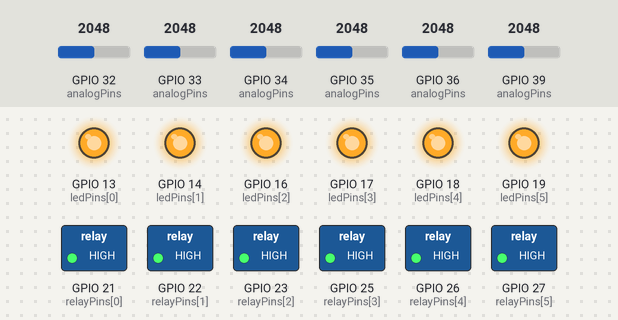
Bench run of a sketch on a simulated ESP32. Parts: switched loads named in the sketch (green lamp = pin HIGH), output pins drawn as LEDs (lit = HIGH). Dashed ring = blinking. The test bench sets the inputs (shaded band); at power-on: GPIO 32 (analogPins) = 2048, GPIO 33 (analogPins) = 2048, GPIO 34 (analogPins) = 2048, GPIO 35 (analogPins) = 2048, GPIO 36 (analogPins) = 2048, GPIO 39 (analogPins) = 2048. WiFi joins after 1.5 s; servers stay silent unless stated; uploads are accepted with an empty reply; what the sketch prints to the serial monitor is not drawn.

Above: at 4.8 s.
4.9 s: GPIO 32 (analogPins) set to 2242
7.1 s: GPIO 32 (analogPins) set to 2359
At 8.3 s:
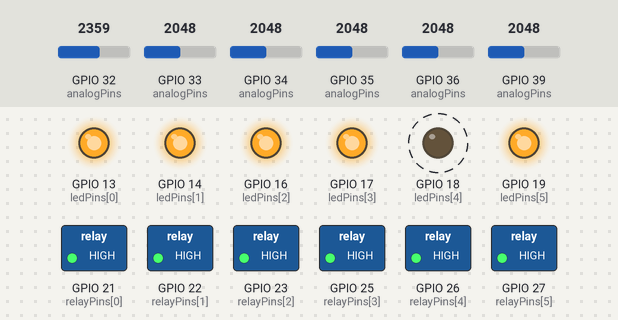
10.1 s: GPIO 33 (analogPins) set to 2230
13.1 s: GPIO 33 (analogPins) set to 2372
At 14.3 s:
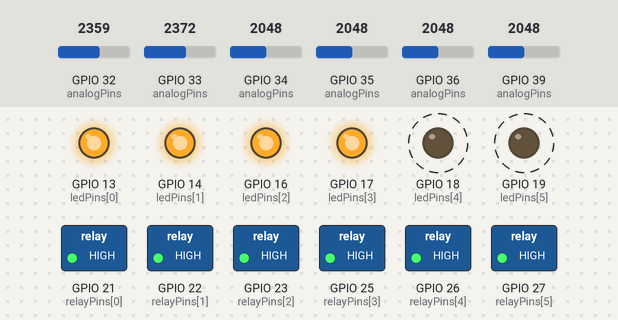
16.1 s: GPIO 34 (analogPins) set to 2259
19.1 s: GPIO 34 (analogPins) set to 2355
At 20.68 s:
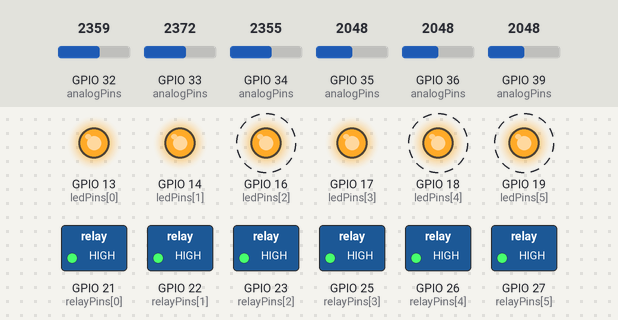
Timing chart, 0 to 23.1 s (numbered marks = the images above; inputs shaded):
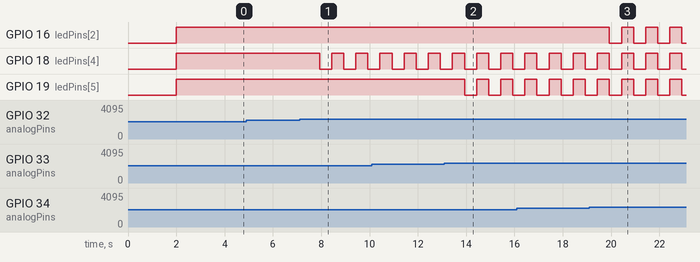

Measured:
- the behaviour switches between 2303 and 2304 on GPIO 32 (analogPins) (found by bisection; images 0 and 1)
- the behaviour switches between 2303 and 2304 on GPIO 33 (analogPins) (found by bisection; images 1 and 2)
- the behaviour switches between 2303 and 2304 on GPIO 34 (analogPins) (found by bisection; images 2 and 3)
- after the input at 4.9 s, every drawn part: stays the same
- after the input at 7.1 s, GPIO 18 (ledPins[4]): alternates HIGH for 0.50 s and LOW for 0.50 s, starting after 0.83 s
- after the input at 13.1 s, GPIO 19 (ledPins[5]): alternates HIGH for 0.50 s and LOW for 0.50 s, starting after 0.83 s
- after the input at 19.1 s, GPIO 16 (ledPins[2]): alternates HIGH for 0.50 s and LOW for 0.50 s, starting after 0.83 s

The sketch:

main.ino
```cpp
#include <WiFi.h>
#include <HTTPClient.h>
#include <ArduinoJson.h>
#include "config.h"


const int ledPins[6] = {13, 14, 16, 17, 18, 19};
const int relayPins[6] = {21, 22, 23, 25, 26, 27};
const int analogPins[6] = {36, 39, 34, 35, 32, 33};

const float dividerRatio = 0.64;

const float minVoltageThreshold = 2.9;
const float fullVoltageThreshold = 3.9;

float batteryVoltages[6] = {0, 0, 0, 0, 0, 0};

unsigned long previousMillisVolt = 0;
long voltInterval = 1000;

unsigned long previousMillisBlink = 0;
const long blinkInterval = 500;
bool blinkState = false;

float getStableVoltage(int pin) {
  const int NUM_SAMPLES = 10;
  int samples[NUM_SAMPLES];

  for (int i = 0; i < NUM_SAMPLES; i++) {
    samples[i] = analogRead(pin);
    delay(2);
  }

  for (int i = 0; i < NUM_SAMPLES - 1; i++) {
    for (int j = i + 1; j < NUM_SAMPLES; j++) {
      if (samples[i] > samples[j]) {
        int temp = samples[i];
        samples[i] = samples[j];
        samples[j] = temp;
      }
    }
  }

  long sum = 0;
  for (int i = 2; i < NUM_SAMPLES - 2; i++) {
    sum += samples[i];
  }

  float averageRaw = sum / (float)(NUM_SAMPLES - 4);

  float pinVoltage = (averageRaw / 4095.0) * 3.3;
  float realVoltage = pinVoltage / dividerRatio;

  return realVoltage;
}

void setup() {
  delay(2000);

  Serial.begin(115200);

  for (int i = 0; i < 6; i++) {
    pinMode(ledPins[i], OUTPUT);
    digitalWrite(ledPins[i], HIGH);
    pinMode(relayPins[i], OUTPUT);
    digitalWrite(relayPins[i], HIGH);
  }

  Serial.print("Connecting to Wi-Fi");

  WiFi.mode(WIFI_STA);
  WiFi.disconnect();
  delay(100);

  WiFi.begin(ssid, password);

  while (WiFi.status() != WL_CONNECTED) {
    delay(500);
    Serial.print(".");
  }
  Serial.println("\nConnected!");
}

void loop() {

  if (WiFi.status() != WL_CONNECTED) {
    WiFi.reconnect();
  }


  unsigned long currentMillis = millis();

  if (currentMillis - previousMillisBlink >= blinkInterval) {
    previousMillisBlink = currentMillis;
    blinkState = !blinkState;
  }

  for (int i = 0; i < 6; i++) {
    if (batteryVoltages[i] == 0.0) {
      digitalWrite(ledPins[i], HIGH);
    }
    else if (batteryVoltages[i] >= fullVoltageThreshold) {
      digitalWrite(ledPins[i], LOW);
    }
    else {
      digitalWrite(ledPins[i], blinkState ? LOW : HIGH);
    }
  }

  if (currentMillis - previousMillisVolt >= voltInterval) {
    previousMillisVolt = currentMillis;

    String jsonPayload = "{";

    for (int i = 0; i < 6; i++) {
      float realVoltage = getStableVoltage(analogPins[i]);

      if (realVoltage < minVoltageThreshold) {
        realVoltage = 0.0;
      }

      batteryVoltages[i] = realVoltage;

      jsonPayload += "\"v" + String(i+1) + "\":" + String(realVoltage);
      if(i < 5) jsonPayload += ", ";
    }
    jsonPayload += "}";

    if(WiFi.status() == WL_CONNECTED) {
      HTTPClient http;
      http.begin(serverName);
      http.addHeader("Content-Type", "application/json");

      int httpResponseCode = http.POST(jsonPayload);

      if (httpResponseCode > 0) {
        String response = http.getString();
        StaticJsonDocument<256> doc;
        DeserializationError error = deserializeJson(doc, response);

        if (!error) {
          if (doc.containsKey("interval")) {
            voltInterval = doc["interval"].as<long>();
          }

          String command = doc["command"];
          if (command != "none") {
            int relayNum = command.toInt();
            if (relayNum >= 1 && relayNum <= 6) {
              int relayIndex = relayNum - 1;

              Serial.print(">>> RELAY PULSE: ");
              Serial.println(relayNum);

              digitalWrite(relayPins[relayIndex], LOW);
              delay(100);
              digitalWrite(relayPins[relayIndex], HIGH);
            }
          }
        }
      }
      http.end();
    }
  }
}
```

config.h
```cpp
#ifndef SECRETS_H
#define SECRETS_H

// ============================================================
// KONFIGURÁCIA – SKOPÍRUJTE TENTO SÚBOR AKO config.h
// a vyplňte vlastné hodnoty.
// ============================================================

const char* ssid       = "qwer";
const char* password   = "12345678";
const char* serverName = "http://192.168.11.147//api/data";
//                              ↑ nahraďte IP adresou vášho Flask servera
//                                (zistíte príkazom: ipconfig / ip a)

#endif
```
